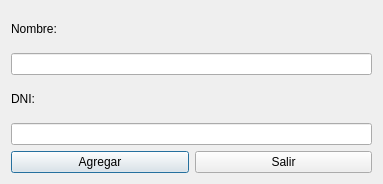
<?xml version="1.0" encoding="UTF-8"?>
<ui version="4.0">
 <class>ventana_AgregarUsuario</class>
 <widget class="QDialog" name="ventana_AgregarUsuario">
  <property name="geometry">
   <rect>
    <x>0</x>
    <y>0</y>
    <width>383</width>
    <height>184</height>
   </rect>
  </property>
  <property name="windowTitle">
   <string>Dialog</string>
  </property>
  <layout class="QVBoxLayout" name="verticalLayout_3">
   <item>
    <layout class="QVBoxLayout" name="verticalLayout_2">
     <item>
      <layout class="QVBoxLayout" name="verticalLayout">
       <item>
        <widget class="QLabel" name="label">
         <property name="text">
          <string>Nombre:</string>
         </property>
        </widget>
       </item>
       <item>
        <widget class="QLineEdit" name="UsuarioNuevoNombre"/>
       </item>
       <item>
        <widget class="QLabel" name="label_2">
         <property name="text">
          <string>DNI:</string>
         </property>
        </widget>
       </item>
       <item>
        <widget class="QLineEdit" name="UsuarioNuevoDNI"/>
       </item>
      </layout>
     </item>
     <item>
      <layout class="QHBoxLayout" name="horizontalLayout">
       <item>
        <widget class="QPushButton" name="AgregarNuevoUsuario">
         <property name="text">
          <string>Agregar</string>
         </property>
        </widget>
       </item>
       <item>
        <widget class="QPushButton" name="pushButton_2">
         <property name="text">
          <string>Salir</string>
         </property>
        </widget>
       </item>
      </layout>
     </item>
    </layout>
   </item>
  </layout>
 </widget>
 <resources/>
 <connections/>
</ui>
